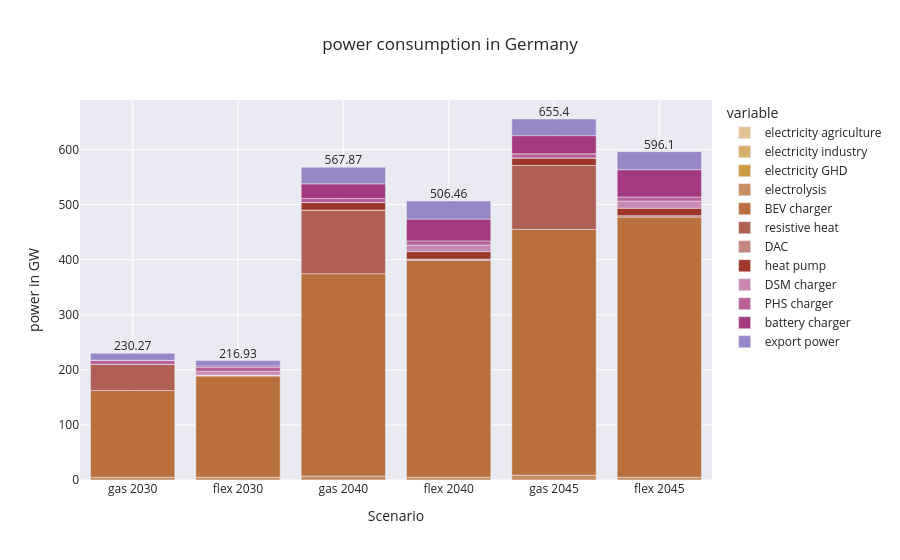

The cell this chart's notebook holds for it:
### Code cell
capital_df = pd.DataFrame()
for nkey, pea in peas.items():
  capital_s = pd.Series(0.00, index=pc_keys)
  for key in pc_keys[::-1]:
    c_key = key
    
    if key == 'c_pc_export':
      capital_s[key]  =  pea.get(ppv[c_key], type='export').p_nom_opt() / 1e3
    else:
      capital_s[key] = pea.get(ppv[c_key]).p_nom_opt() / 1e3

  capital_s = capital_s.rename(index= pp.map_name)
  capital_df[nkey] = capital_s

capital_df = capital_df.T
color_map = [pp.map_color[i] for i in pc_keys]

fig = px.bar(capital_df, color_discrete_map = pp.map_name_color, 
       title = "power consumption in Germany",
       )
fig_total(capital_df, fig)
fig.update_xaxes(title_text='Scenario')
fig.update_yaxes(title_text='power in GW')
fig.show()

fig_pc_gw = fig

### Figure 1 — Plotly figure (JSON) as saved in the notebook; plotly's stock layout.template omitted (floating-point values rounded to 4 significant figures)
{"data": [{"alignmentgroup": "True", "hovertemplate": "variable=electricity agriculture<br>index=%{x}<br>value=%{y}<extra></extra>", "legendgroup": "electricity agriculture", "marker": {"color": "#E0C390", "pattern": {"shape": ""}}, "name": "electricity agriculture", "offsetgroup": "electricity agriculture", "orientation": "v", "showlegend": true, "textposition": "auto", "type": "bar", "x": ["gas 2030", "flex 2030", "gas 2040", "flex 2040", "gas 2045", "flex 2045"], "xaxis": "x", "y": [0, 0, 0, 0, 0, 0], "yaxis": "y"}, {"alignmentgroup": "True", "hovertemplate": "variable=electricity industry<br>index=%{x}<br>value=%{y}<extra></extra>", "legendgroup": "electricity industry", "marker": {"color": "#D6AF6B", "pattern": {"shape": ""}}, "name": "electricity industry", "offsetgroup": "electricity industry", "orientation": "v", "showlegend": true, "textposition": "auto", "type": "bar", "x": ["gas 2030", "flex 2030", "gas 2040", "flex 2040", "gas 2045", "flex 2045"], "xaxis": "x", "y": [0, 0, 0, 0, 0, 0], "yaxis": "y"}, {"alignmentgroup": "True", "hovertemplate": "variable=electricity GHD<br>index=%{x}<br>value=%{y}<extra></extra>", "legendgroup": "electricity GHD", "marker": {"color": "#CB9B47", "pattern": {"shape": ""}}, "name": "electricity GHD", "offsetgroup": "electricity GHD", "orientation": "v", "showlegend": true, "textposition": "auto", "type": "bar", "x": ["gas 2030", "flex 2030", "gas 2040", "flex 2040", "gas 2045", "flex 2045"], "xaxis": "x", "y": [0, 0, 0, 0, 0, 0], "yaxis": "y"}, {"alignmentgroup": "True", "hovertemplate": "variable=electrolysis<br>index=%{x}<br>value=%{y}<extra></extra>", "legendgroup": "electrolysis", "marker": {"color": "#C78D63", "pattern": {"shape": ""}}, "name": "electrolysis", "offsetgroup": "electrolysis", "orientation": "v", "showlegend": true, "textposition": "auto", "type": "bar", "x": ["gas 2030", "flex 2030", "gas 2040", "flex 2040", "gas 2045", "flex 2045"], "xaxis": "x", "y": [5.0, 5.0, 7.089, 4.992, 8.744, 4.991], "yaxis": "y"}, {"alignmentgroup": "True", "hovertemplate": "variable=BEV charger<br>index=%{x}<br>value=%{y}<extra></extra>", "legendgroup": "BEV charger", "marker": {"color": "#B9703C", "pattern": {"shape": ""}}, "name": "BEV charger", "offsetgroup": "BEV charger", "orientation": "v", "showlegend": true, "textposition": "auto", "type": "bar", "x": ["gas 2030", "flex 2030", "gas 2040", "flex 2040", "gas 2045", "flex 2045"], "xaxis": "x", "y": [157.5, 183.7, 367.4, 393.7, 446.1, 472.4], "yaxis": "y"}, {"alignmentgroup": "True", "hovertemplate": "variable=resistive heat<br>index=%{x}<br>value=%{y}<extra></extra>", "legendgroup": "resistive heat", "marker": {"color": "#B05F54", "pattern": {"shape": ""}}, "name": "resistive heat", "offsetgroup": "resistive heat", "orientation": "v", "showlegend": true, "textposition": "auto", "type": "bar", "x": ["gas 2030", "flex 2030", "gas 2040", "flex 2040", "gas 2045", "flex 2045"], "xaxis": "x", "y": [47.23, 1.8, 115.7, 2.5, 116.1, 2.5], "yaxis": "y"}, {"alignmentgroup": "True", "hovertemplate": "variable=DAC<br>index=%{x}<br>value=%{y}<extra></extra>", "legendgroup": "DAC", "marker": {"color": "#C3877F", "pattern": {"shape": ""}}, "name": "DAC", "offsetgroup": "DAC", "orientation": "v", "showlegend": true, "textposition": "auto", "type": "bar", "x": ["gas 2030", "flex 2030", "gas 2040", "flex 2040", "gas 2045", "flex 2045"], "xaxis": "x", "y": [5.433e-06, 9.766e-06, 7.868e-06, 2.02e-05, 0.157, 6.54e-07], "yaxis": "y"}, {"alignmentgroup": "True", "hovertemplate": "variable=heat pump<br>index=%{x}<br>value=%{y}<extra></extra>", "legendgroup": "heat pump", "marker": {"color": "#9C372A", "pattern": {"shape": ""}}, "name": "heat pump", "offsetgroup": "heat pump", "orientation": "v", "showlegend": true, "textposition": "auto", "type": "bar", "x": ["gas 2030", "flex 2030", "gas 2040", "flex 2040", "gas 2045", "flex 2045"], "xaxis": "x", "y": [0.1721, 0.009726, 13.5, 13.5, 13.5, 13.5], "yaxis": "y"}, {"alignmentgroup": "True", "hovertemplate": "variable=DSM charger<br>index=%{x}<br>value=%{y}<extra></extra>", "legendgroup": "DSM charger", "marker": {"color": "#C888B2", "pattern": {"shape": ""}}, "name": "DSM charger", "offsetgroup": "DSM charger", "orientation": "v", "showlegend": true, "textposition": "auto", "type": "bar", "x": ["gas 2030", "flex 2030", "gas 2040", "flex 2040", "gas 2045", "flex 2045"], "xaxis": "x", "y": [0, 6.4, 0, 11.9, 0, 12.9], "yaxis": "y"}, {"alignmentgroup": "True", "hovertemplate": "variable=PHS charger<br>index=%{x}<br>value=%{y}<extra></extra>", "legendgroup": "PHS charger", "marker": {"color": "#B66198", "pattern": {"shape": ""}}, "name": "PHS charger", "offsetgroup": "PHS charger", "orientation": "v", "showlegend": true, "textposition": "auto", "type": "bar", "x": ["gas 2030", "flex 2030", "gas 2040", "flex 2040", "gas 2045", "flex 2045"], "xaxis": "x", "y": [7.526, 7.526, 7.526, 7.526, 7.526, 7.526], "yaxis": "y"}, {"alignmentgroup": "True", "hovertemplate": "variable=battery charger<br>index=%{x}<br>value=%{y}<extra></extra>", "legendgroup": "battery charger", "marker": {"color": "#A3397E", "pattern": {"shape": ""}}, "name": "battery charger", "offsetgroup": "battery charger", "orientation": "v", "showlegend": true, "textposition": "auto", "type": "bar", "x": ["gas 2030", "flex 2030", "gas 2040", "flex 2040", "gas 2045", "flex 2045"], "xaxis": "x", "y": [0.001039, 2.473, 26.44, 39.59, 33.03, 49.49], "yaxis": "y"}, {"alignmentgroup": "True", "hovertemplate": "variable=export power<br>index=%{x}<br>value=%{y}<extra></extra>", "legendgroup": "export power", "marker": {"color": "#9887C7", "pattern": {"shape": ""}}, "name": "export power", "offsetgroup": "export power", "orientation": "v", "showlegend": true, "textposition": "auto", "type": "bar", "x": ["gas 2030", "flex 2030", "gas 2040", "flex 2040", "gas 2045", "flex 2045"], "xaxis": "x", "y": [12.87, 10.01, 30.21, 32.8, 30.21, 32.8], "yaxis": "y"}, {"mode": "text", "showlegend": false, "text": [230.3, 216.9, 567.9, 506.5, 655.4, 596.1], "textposition": "top center", "type": "scatter", "x": ["gas 2030", "flex 2030", "gas 2040", "flex 2040", "gas 2045", "flex 2045"], "y": [230.3, 216.9, 567.9, 506.5, 655.4, 596.1]}], "layout": {"barmode": "relative", "legend": {"title": {"text": "variable"}, "tracegroupgap": 0}, "title": {"text": "power consumption in Germany"}, "xaxis": {"anchor": "y", "domain": [0, 1], "title": {"text": "Scenario"}}, "yaxis": {"anchor": "x", "domain": [0, 1], "title": {"text": "power in GW"}}}}
